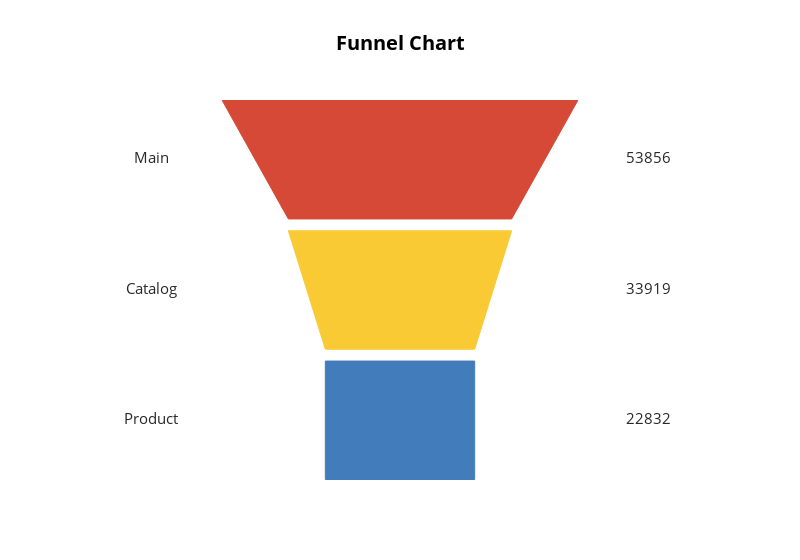

The notebook cell this image was saved under:
### Code cell
plot_funnel(phases, values)

### Figure 1 — Plotly figure (JSON) as saved in the notebook; plotly's stock layout.template omitted (floating-point values rounded to 4 significant figures)
{"data": [{"mode": "text", "text": ["Main", "Catalog", "Product"], "textfont": {"color": "rgb(40,40,40)", "size": 15}, "type": "scatter", "x": [-350, -350, -350], "y": [270, 160, 50]}, {"mode": "text", "text": [53856, 33919, 22832, 1213, 351], "textfont": {"color": "rgb(40,40,40)", "size": 15}, "type": "scatter", "x": [350, 350, 350], "y": [270, 160, 50]}], "layout": {"height": 560, "paper_bgcolor": "rgba(255,255,255,1)", "plot_bgcolor": "rgba(255,255,255,1)", "shapes": [{"fillcolor": "#d54936", "line": {"color": "#d54936", "width": 1}, "path": "M 250 320 L 157 220 L -157 220 L -250 320 Z", "type": "path"}, {"fillcolor": "#faca34", "line": {"color": "#faca34", "width": 1}, "path": "M 157 210 L 105 110 L -105 110 L -157 210 Z", "type": "path"}, {"fillcolor": "#437cba", "line": {"color": "#437cba", "width": 1}, "path": "M 105 100 L 105 0 L -105 0 L -105 100 Z", "type": "path"}], "showlegend": false, "title": "<b>Funnel Chart</b>", "titlefont": {"color": "rgb(0,0,0)", "size": 20}, "width": 800, "xaxis": {"range": [-450, 450], "showgrid": false, "showticklabels": false, "zeroline": false}, "yaxis": {"showgrid": false, "showticklabels": false, "zeroline": false}}}
